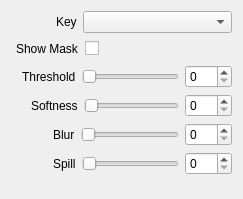
<?xml version="1.0" encoding="UTF-8"?>
<ui version="4.0">
 <class>InspectorChromaWidget</class>
 <widget class="QWidget" name="InspectorChromaWidget">
  <property name="geometry">
   <rect>
    <x>0</x>
    <y>0</y>
    <width>243</width>
    <height>199</height>
   </rect>
  </property>
  <property name="sizePolicy">
   <sizepolicy hsizetype="Expanding" vsizetype="Preferred">
    <horstretch>0</horstretch>
    <verstretch>0</verstretch>
   </sizepolicy>
  </property>
  <layout class="QVBoxLayout" name="verticalLayout">
   <item>
    <layout class="QHBoxLayout" name="horizontalLayoutKey">
     <item>
      <spacer name="horizontalSpacerKey1">
       <property name="orientation">
        <enum>Qt::Horizontal</enum>
       </property>
       <property name="sizeType">
        <enum>QSizePolicy::Fixed</enum>
       </property>
       <property name="sizeHint" stdset="0">
        <size>
         <width>45</width>
         <height>20</height>
        </size>
       </property>
      </spacer>
     </item>
     <item>
      <widget class="QLabel" name="labelKey">
       <property name="sizeHint" stdset="0">
        <size>
         <width>18</width>
         <height>13</height>
        </size>
       </property>
       <property name="text">
        <string>Key</string>
       </property>
      </widget>
     </item>
     <item>
      <widget class="QComboBox" name="comboBoxKey">
       <property name="sizePolicy">
        <sizepolicy hsizetype="Expanding" vsizetype="Fixed">
         <horstretch>0</horstretch>
         <verstretch>0</verstretch>
        </sizepolicy>
       </property>
      </widget>
     </item>
    </layout>
   </item>
   <item>
    <layout class="QHBoxLayout" name="horizontalLayoutDefer">
     <item>
      <spacer name="horizontalSpacerShowMask1">
       <property name="orientation">
        <enum>Qt::Horizontal</enum>
       </property>
       <property name="sizeType">
        <enum>QSizePolicy::Fixed</enum>
       </property>
       <property name="sizeHint" stdset="0">
        <size>
         <width>5</width>
         <height>20</height>
        </size>
       </property>
      </spacer>
     </item>
     <item>
      <widget class="QLabel" name="labelDefer">
       <property name="text">
        <string>Show Mask</string>
       </property>
      </widget>
     </item>
     <item>
      <widget class="QCheckBox" name="checkBoxShowMask">
       <property name="text">
        <string/>
       </property>
      </widget>
     </item>
     <item>
      <spacer name="horizontalSpacerShowMask2">
       <property name="orientation">
        <enum>Qt::Horizontal</enum>
       </property>
       <property name="sizeHint" stdset="0">
        <size>
         <width>40</width>
         <height>20</height>
        </size>
       </property>
      </spacer>
     </item>
    </layout>
   </item>
   <item>
    <layout class="QHBoxLayout" name="horizontalLayoutThreshold">
     <item>
      <spacer name="horizontalSpacerThreshold1">
       <property name="orientation">
        <enum>Qt::Horizontal</enum>
       </property>
       <property name="sizeType">
        <enum>QSizePolicy::Fixed</enum>
       </property>
       <property name="sizeHint" stdset="0">
        <size>
         <width>11</width>
         <height>20</height>
        </size>
       </property>
      </spacer>
     </item>
     <item>
      <widget class="QLabel" name="labelThreshold">
       <property name="text">
        <string>Threshold</string>
       </property>
       <property name="buddy">
        <cstring>sliderThreshold</cstring>
       </property>
      </widget>
     </item>
     <item>
      <widget class="QSlider" name="sliderThreshold">
       <property name="maximum">
        <number>100</number>
       </property>
       <property name="orientation">
        <enum>Qt::Horizontal</enum>
       </property>
      </widget>
     </item>
     <item>
      <widget class="QSpinBox" name="spinBoxThreshold">
       <property name="maximum">
        <number>100</number>
       </property>
      </widget>
     </item>
    </layout>
   </item>
   <item>
    <layout class="QHBoxLayout" name="horizontalLayoutSoftness">
     <item>
      <spacer name="horizontalSpacerSoftness1">
       <property name="orientation">
        <enum>Qt::Horizontal</enum>
       </property>
       <property name="sizeType">
        <enum>QSizePolicy::Fixed</enum>
       </property>
       <property name="sizeHint" stdset="0">
        <size>
         <width>20</width>
         <height>20</height>
        </size>
       </property>
      </spacer>
     </item>
     <item>
      <widget class="QLabel" name="labelSoftness">
       <property name="text">
        <string>Softness</string>
       </property>
       <property name="buddy">
        <cstring>sliderSoftness</cstring>
       </property>
      </widget>
     </item>
     <item>
      <widget class="QSlider" name="sliderSoftness">
       <property name="maximum">
        <number>100</number>
       </property>
       <property name="orientation">
        <enum>Qt::Horizontal</enum>
       </property>
      </widget>
     </item>
     <item>
      <widget class="QSpinBox" name="spinBoxSoftness">
       <property name="maximum">
        <number>100</number>
       </property>
      </widget>
     </item>
    </layout>
   </item>
   <item>
    <layout class="QHBoxLayout" name="horizontalLayoutBlur">
     <item>
      <spacer name="horizontalSpacerBlur1">
       <property name="orientation">
        <enum>Qt::Horizontal</enum>
       </property>
       <property name="sizeType">
        <enum>QSizePolicy::Fixed</enum>
       </property>
       <property name="sizeHint" stdset="0">
        <size>
         <width>42</width>
         <height>20</height>
        </size>
       </property>
      </spacer>
     </item>
     <item>
      <widget class="QLabel" name="labelBlur">
       <property name="text">
        <string>Blur</string>
       </property>
       <property name="buddy">
        <cstring>sliderBlur</cstring>
       </property>
      </widget>
     </item>
     <item>
      <widget class="QSlider" name="sliderBlur">
       <property name="orientation">
        <enum>Qt::Horizontal</enum>
       </property>
      </widget>
     </item>
     <item>
      <widget class="QSpinBox" name="spinBoxBlur">
       <property name="maximum">
        <number>100</number>
       </property>
      </widget>
     </item>
    </layout>
   </item>
   <item>
    <layout class="QHBoxLayout" name="horizontalLayoutSpill">
     <item>
      <spacer name="horizontalSpacerSpill1">
       <property name="orientation">
        <enum>Qt::Horizontal</enum>
       </property>
       <property name="sizeType">
        <enum>QSizePolicy::Fixed</enum>
       </property>
       <property name="sizeHint" stdset="0">
        <size>
         <width>42</width>
         <height>20</height>
        </size>
       </property>
      </spacer>
     </item>
     <item>
      <widget class="QLabel" name="labelSpill">
       <property name="text">
        <string>Spill</string>
       </property>
       <property name="buddy">
        <cstring>sliderSpill</cstring>
       </property>
      </widget>
     </item>
     <item>
      <widget class="QSlider" name="sliderSpill">
       <property name="maximum">
        <number>100</number>
       </property>
       <property name="orientation">
        <enum>Qt::Horizontal</enum>
       </property>
      </widget>
     </item>
     <item>
      <widget class="QSpinBox" name="spinBoxSpill">
       <property name="maximum">
        <number>100</number>
       </property>
      </widget>
     </item>
    </layout>
   </item>
   <item>
    <spacer name="verticalSpacerChroma">
     <property name="orientation">
      <enum>Qt::Vertical</enum>
     </property>
     <property name="sizeType">
      <enum>QSizePolicy::Fixed</enum>
     </property>
     <property name="sizeHint" stdset="0">
      <size>
       <width>20</width>
       <height>10</height>
      </size>
     </property>
    </spacer>
   </item>
  </layout>
 </widget>
 <tabstops>
  <tabstop>comboBoxKey</tabstop>
  <tabstop>sliderThreshold</tabstop>
  <tabstop>spinBoxThreshold</tabstop>
  <tabstop>sliderSoftness</tabstop>
  <tabstop>spinBoxSoftness</tabstop>
  <tabstop>sliderSpill</tabstop>
  <tabstop>spinBoxSpill</tabstop>
  <tabstop>sliderBlur</tabstop>
 </tabstops>
 <resources/>
 <connections>
  <connection>
   <sender>spinBoxThreshold</sender>
   <signal>valueChanged(int)</signal>
   <receiver>sliderThreshold</receiver>
   <slot>setValue(int)</slot>
   <hints>
    <hint type="sourcelabel">
     <x>418</x>
     <y>63</y>
    </hint>
    <hint type="destinationlabel">
     <x>382</x>
     <y>66</y>
    </hint>
   </hints>
  </connection>
  <connection>
   <sender>spinBoxSoftness</sender>
   <signal>valueChanged(int)</signal>
   <receiver>sliderSoftness</receiver>
   <slot>setValue(int)</slot>
   <hints>
    <hint type="sourcelabel">
     <x>437</x>
     <y>106</y>
    </hint>
    <hint type="destinationlabel">
     <x>396</x>
     <y>105</y>
    </hint>
   </hints>
  </connection>
  <connection>
   <sender>spinBoxBlur</sender>
   <signal>valueChanged(int)</signal>
   <receiver>sliderBlur</receiver>
   <slot>setValue(int)</slot>
   <hints>
    <hint type="sourcelabel">
     <x>444</x>
     <y>150</y>
    </hint>
    <hint type="destinationlabel">
     <x>390</x>
     <y>149</y>
    </hint>
   </hints>
  </connection>
  <connection>
   <sender>spinBoxSpill</sender>
   <signal>valueChanged(int)</signal>
   <receiver>sliderSpill</receiver>
   <slot>setValue(int)</slot>
   <hints>
    <hint type="sourcelabel">
     <x>435</x>
     <y>187</y>
    </hint>
    <hint type="destinationlabel">
     <x>362</x>
     <y>187</y>
    </hint>
   </hints>
  </connection>
  <connection>
   <sender>sliderThreshold</sender>
   <signal>sliderMoved(int)</signal>
   <receiver>spinBoxThreshold</receiver>
   <slot>setValue(int)</slot>
   <hints>
    <hint type="sourcelabel">
     <x>276</x>
     <y>66</y>
    </hint>
    <hint type="destinationlabel">
     <x>421</x>
     <y>52</y>
    </hint>
   </hints>
  </connection>
  <connection>
   <sender>sliderSoftness</sender>
   <signal>sliderMoved(int)</signal>
   <receiver>spinBoxSoftness</receiver>
   <slot>setValue(int)</slot>
   <hints>
    <hint type="sourcelabel">
     <x>244</x>
     <y>98</y>
    </hint>
    <hint type="destinationlabel">
     <x>455</x>
     <y>90</y>
    </hint>
   </hints>
  </connection>
  <connection>
   <sender>sliderBlur</sender>
   <signal>sliderMoved(int)</signal>
   <receiver>spinBoxBlur</receiver>
   <slot>setValue(int)</slot>
   <hints>
    <hint type="sourcelabel">
     <x>222</x>
     <y>137</y>
    </hint>
    <hint type="destinationlabel">
     <x>424</x>
     <y>132</y>
    </hint>
   </hints>
  </connection>
  <connection>
   <sender>sliderSpill</sender>
   <signal>sliderMoved(int)</signal>
   <receiver>spinBoxSpill</receiver>
   <slot>setValue(int)</slot>
   <hints>
    <hint type="sourcelabel">
     <x>204</x>
     <y>177</y>
    </hint>
    <hint type="destinationlabel">
     <x>425</x>
     <y>172</y>
    </hint>
   </hints>
  </connection>
  <connection>
   <sender>spinBoxThreshold</sender>
   <signal>valueChanged(int)</signal>
   <receiver>InspectorChromaWidget</receiver>
   <slot>thresholdChanged(int)</slot>
   <hints>
    <hint type="sourcelabel">
     <x>454</x>
     <y>72</y>
    </hint>
    <hint type="destinationlabel">
     <x>495</x>
     <y>252</y>
    </hint>
   </hints>
  </connection>
  <connection>
   <sender>spinBoxSoftness</sender>
   <signal>valueChanged(int)</signal>
   <receiver>InspectorChromaWidget</receiver>
   <slot>softnessChanged(int)</slot>
   <hints>
    <hint type="sourcelabel">
     <x>431</x>
     <y>105</y>
    </hint>
    <hint type="destinationlabel">
     <x>479</x>
     <y>274</y>
    </hint>
   </hints>
  </connection>
  <connection>
   <sender>spinBoxBlur</sender>
   <signal>valueChanged(int)</signal>
   <receiver>InspectorChromaWidget</receiver>
   <slot>blurChanged(int)</slot>
   <hints>
    <hint type="sourcelabel">
     <x>447</x>
     <y>146</y>
    </hint>
    <hint type="destinationlabel">
     <x>481</x>
     <y>312</y>
    </hint>
   </hints>
  </connection>
  <connection>
   <sender>spinBoxSpill</sender>
   <signal>valueChanged(int)</signal>
   <receiver>InspectorChromaWidget</receiver>
   <slot>spillChanged(int)</slot>
   <hints>
    <hint type="sourcelabel">
     <x>451</x>
     <y>181</y>
    </hint>
    <hint type="destinationlabel">
     <x>492</x>
     <y>352</y>
    </hint>
   </hints>
  </connection>
  <connection>
   <sender>comboBoxKey</sender>
   <signal>currentIndexChanged(QString)</signal>
   <receiver>InspectorChromaWidget</receiver>
   <slot>keyChanged(QString)</slot>
   <hints>
    <hint type="sourcelabel">
     <x>315</x>
     <y>31</y>
    </hint>
    <hint type="destinationlabel">
     <x>308</x>
     <y>640</y>
    </hint>
   </hints>
  </connection>
  <connection>
   <sender>checkBoxShowMask</sender>
   <signal>toggled(bool)</signal>
   <receiver>InspectorChromaWidget</receiver>
   <slot>showMaskChanged(bool)</slot>
   <hints>
    <hint type="sourcelabel">
     <x>376</x>
     <y>27</y>
    </hint>
    <hint type="destinationlabel">
     <x>367</x>
     <y>641</y>
    </hint>
   </hints>
  </connection>
 </connections>
 <slots>
  <slot>thresholdChanged(int)</slot>
  <slot>softnessChanged(int)</slot>
  <slot>blurChanged(int)</slot>
  <slot>spillChanged(int)</slot>
  <slot>keyChanged(QString)</slot>
  <slot>showMaskChanged(bool)</slot>
 </slots>
</ui>
